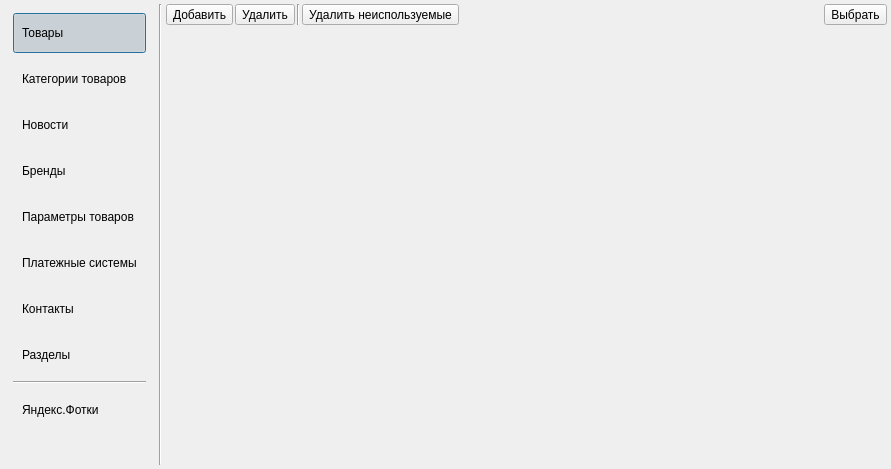
<?xml version="1.0" encoding="UTF-8"?>
<ui version="4.0">
 <class>FormLibImages</class>
 <widget class="QDialog" name="FormLibImages">
  <property name="geometry">
   <rect>
    <x>0</x>
    <y>0</y>
    <width>891</width>
    <height>469</height>
   </rect>
  </property>
  <property name="windowTitle">
   <string>Библиотека изображений</string>
  </property>
  <layout class="QGridLayout" name="gridLayout">
   <property name="leftMargin">
    <number>4</number>
   </property>
   <property name="topMargin">
    <number>4</number>
   </property>
   <property name="rightMargin">
    <number>4</number>
   </property>
   <property name="bottomMargin">
    <number>4</number>
   </property>
   <property name="spacing">
    <number>4</number>
   </property>
   <item row="0" column="0" rowspan="2">
    <widget class="QWidget" name="widgetSections" native="true">
     <layout class="QVBoxLayout" name="verticalLayoutSections">
      <item>
       <widget class="QPushButton" name="pushButtonProducts">
        <property name="minimumSize">
         <size>
          <width>0</width>
          <height>40</height>
         </size>
        </property>
        <property name="styleSheet">
         <string notr="true">text-align: left;
padding: 8px;</string>
        </property>
        <property name="text">
         <string>Товары</string>
        </property>
        <property name="checkable">
         <bool>true</bool>
        </property>
        <property name="checked">
         <bool>true</bool>
        </property>
        <property name="autoRepeatDelay">
         <number>300</number>
        </property>
        <property name="flat">
         <bool>true</bool>
        </property>
        <attribute name="buttonGroup">
         <string notr="true">buttonGroup</string>
        </attribute>
       </widget>
      </item>
      <item>
       <widget class="QPushButton" name="pushButtonGroupsProducts">
        <property name="minimumSize">
         <size>
          <width>0</width>
          <height>40</height>
         </size>
        </property>
        <property name="styleSheet">
         <string notr="true">text-align: left;
padding: 8px;</string>
        </property>
        <property name="text">
         <string>Категории товаров</string>
        </property>
        <property name="checkable">
         <bool>true</bool>
        </property>
        <property name="autoRepeatDelay">
         <number>300</number>
        </property>
        <property name="flat">
         <bool>true</bool>
        </property>
        <attribute name="buttonGroup">
         <string notr="true">buttonGroup</string>
        </attribute>
       </widget>
      </item>
      <item>
       <widget class="QPushButton" name="pushButtonNews">
        <property name="minimumSize">
         <size>
          <width>0</width>
          <height>40</height>
         </size>
        </property>
        <property name="styleSheet">
         <string notr="true">text-align: left;
padding: 8px;</string>
        </property>
        <property name="text">
         <string>Новости</string>
        </property>
        <property name="checkable">
         <bool>true</bool>
        </property>
        <property name="autoRepeatDelay">
         <number>300</number>
        </property>
        <property name="flat">
         <bool>true</bool>
        </property>
        <attribute name="buttonGroup">
         <string notr="true">buttonGroup</string>
        </attribute>
       </widget>
      </item>
      <item>
       <widget class="QPushButton" name="pushButtonBrands">
        <property name="minimumSize">
         <size>
          <width>0</width>
          <height>40</height>
         </size>
        </property>
        <property name="styleSheet">
         <string notr="true">text-align: left;
padding: 8px;</string>
        </property>
        <property name="text">
         <string>Бренды</string>
        </property>
        <property name="checkable">
         <bool>true</bool>
        </property>
        <property name="autoRepeatDelay">
         <number>300</number>
        </property>
        <property name="flat">
         <bool>true</bool>
        </property>
        <attribute name="buttonGroup">
         <string notr="true">buttonGroup</string>
        </attribute>
       </widget>
      </item>
      <item>
       <widget class="QPushButton" name="pushButtonFeatures">
        <property name="minimumSize">
         <size>
          <width>0</width>
          <height>40</height>
         </size>
        </property>
        <property name="styleSheet">
         <string notr="true">text-align: left;
padding: 8px;</string>
        </property>
        <property name="text">
         <string>Параметры товаров</string>
        </property>
        <property name="checkable">
         <bool>true</bool>
        </property>
        <property name="autoRepeatDelay">
         <number>300</number>
        </property>
        <property name="autoRepeatInterval">
         <number>100</number>
        </property>
        <property name="flat">
         <bool>true</bool>
        </property>
        <attribute name="buttonGroup">
         <string notr="true">buttonGroup</string>
        </attribute>
       </widget>
      </item>
      <item>
       <widget class="QPushButton" name="pushButtonShopPayment">
        <property name="minimumSize">
         <size>
          <width>0</width>
          <height>40</height>
         </size>
        </property>
        <property name="styleSheet">
         <string notr="true">text-align: left;
padding: 8px;</string>
        </property>
        <property name="text">
         <string>Платежные системы</string>
        </property>
        <property name="checkable">
         <bool>true</bool>
        </property>
        <property name="autoRepeatDelay">
         <number>300</number>
        </property>
        <property name="autoRepeatInterval">
         <number>100</number>
        </property>
        <property name="flat">
         <bool>true</bool>
        </property>
        <attribute name="buttonGroup">
         <string notr="true">buttonGroup</string>
        </attribute>
       </widget>
      </item>
      <item>
       <widget class="QPushButton" name="pushButtonContacts">
        <property name="minimumSize">
         <size>
          <width>0</width>
          <height>40</height>
         </size>
        </property>
        <property name="styleSheet">
         <string notr="true">text-align: left;
padding: 8px;</string>
        </property>
        <property name="text">
         <string>Контакты</string>
        </property>
        <property name="checkable">
         <bool>true</bool>
        </property>
        <property name="autoRepeatDelay">
         <number>300</number>
        </property>
        <property name="autoRepeatInterval">
         <number>100</number>
        </property>
        <property name="flat">
         <bool>true</bool>
        </property>
        <attribute name="buttonGroup">
         <string notr="true">buttonGroup</string>
        </attribute>
       </widget>
      </item>
      <item>
       <widget class="QPushButton" name="pushButtonSESections">
        <property name="minimumSize">
         <size>
          <width>0</width>
          <height>40</height>
         </size>
        </property>
        <property name="styleSheet">
         <string notr="true">text-align: left;
padding: 8px;</string>
        </property>
        <property name="text">
         <string>Разделы</string>
        </property>
        <property name="checkable">
         <bool>true</bool>
        </property>
        <property name="autoRepeatDelay">
         <number>300</number>
        </property>
        <property name="autoRepeatInterval">
         <number>100</number>
        </property>
        <property name="flat">
         <bool>true</bool>
        </property>
        <attribute name="buttonGroup">
         <string notr="true">buttonGroup</string>
        </attribute>
       </widget>
      </item>
      <item>
       <widget class="Line" name="lineYandexPhotos">
        <property name="orientation">
         <enum>Qt::Horizontal</enum>
        </property>
       </widget>
      </item>
      <item>
       <widget class="QPushButton" name="pushButtonYandexPhotos">
        <property name="minimumSize">
         <size>
          <width>0</width>
          <height>40</height>
         </size>
        </property>
        <property name="styleSheet">
         <string notr="true">text-align: left;
padding: 8px;</string>
        </property>
        <property name="text">
         <string>Яндекс.Фотки</string>
        </property>
        <property name="icon">
         <iconset resource="../res.qrc">
          <normaloff>:/128/icons/128x128/yandex-photos.png</normaloff>:/128/icons/128x128/yandex-photos.png</iconset>
        </property>
        <property name="iconSize">
         <size>
          <width>24</width>
          <height>24</height>
         </size>
        </property>
        <property name="checkable">
         <bool>true</bool>
        </property>
        <property name="autoRepeatDelay">
         <number>300</number>
        </property>
        <property name="autoRepeatInterval">
         <number>100</number>
        </property>
        <property name="flat">
         <bool>true</bool>
        </property>
        <attribute name="buttonGroup">
         <string notr="true">buttonGroup</string>
        </attribute>
       </widget>
      </item>
      <item>
       <spacer name="verticalSpacer">
        <property name="orientation">
         <enum>Qt::Vertical</enum>
        </property>
        <property name="sizeHint" stdset="0">
         <size>
          <width>20</width>
          <height>40</height>
         </size>
        </property>
       </spacer>
      </item>
     </layout>
    </widget>
   </item>
   <item row="0" column="1" rowspan="2">
    <widget class="Line" name="line_2">
     <property name="orientation">
      <enum>Qt::Vertical</enum>
     </property>
    </widget>
   </item>
   <item row="0" column="2">
    <layout class="QHBoxLayout" name="horizontalLayout">
     <property name="spacing">
      <number>2</number>
     </property>
     <item>
      <widget class="QToolButton" name="toolButtonAdd">
       <property name="toolTip">
        <string>Добавить изображения из файлов</string>
       </property>
       <property name="text">
        <string>Добавить</string>
       </property>
       <property name="icon">
        <iconset resource="../res.qrc">
         <normaloff>:/32/icons/32x32/add.png</normaloff>:/32/icons/32x32/add.png</iconset>
       </property>
       <property name="iconSize">
        <size>
         <width>24</width>
         <height>24</height>
        </size>
       </property>
       <property name="toolButtonStyle">
        <enum>Qt::ToolButtonTextBesideIcon</enum>
       </property>
      </widget>
     </item>
     <item>
      <widget class="QToolButton" name="toolButtonDelete">
       <property name="toolTip">
        <string>Удалить выбранные изображения</string>
       </property>
       <property name="text">
        <string>Удалить</string>
       </property>
       <property name="icon">
        <iconset resource="../res.qrc">
         <normaloff>:/32/icons/32x32/delete.png</normaloff>:/32/icons/32x32/delete.png</iconset>
       </property>
       <property name="iconSize">
        <size>
         <width>24</width>
         <height>24</height>
        </size>
       </property>
       <property name="toolButtonStyle">
        <enum>Qt::ToolButtonIconOnly</enum>
       </property>
      </widget>
     </item>
     <item>
      <widget class="Line" name="line">
       <property name="orientation">
        <enum>Qt::Vertical</enum>
       </property>
      </widget>
     </item>
     <item>
      <widget class="QToolButton" name="toolButtonRemoveUnused">
       <property name="toolTip">
        <string>Удалить неиспользуемые изображения</string>
       </property>
       <property name="text">
        <string>Удалить неиспользуемые</string>
       </property>
       <property name="icon">
        <iconset resource="../res.qrc">
         <normaloff>:/32/icons/32x32/clear-32.png</normaloff>:/32/icons/32x32/clear-32.png</iconset>
       </property>
       <property name="iconSize">
        <size>
         <width>24</width>
         <height>24</height>
        </size>
       </property>
       <property name="toolButtonStyle">
        <enum>Qt::ToolButtonTextBesideIcon</enum>
       </property>
      </widget>
     </item>
     <item>
      <spacer name="horizontalSpacer">
       <property name="orientation">
        <enum>Qt::Horizontal</enum>
       </property>
       <property name="sizeHint" stdset="0">
        <size>
         <width>40</width>
         <height>20</height>
        </size>
       </property>
      </spacer>
     </item>
     <item>
      <widget class="QToolButton" name="toolButtonSelect">
       <property name="toolTip">
        <string>Выбрать изображения</string>
       </property>
       <property name="text">
        <string>Выбрать</string>
       </property>
       <property name="icon">
        <iconset resource="../res.qrc">
         <normaloff>:/64/icons/64x64/select.png</normaloff>:/64/icons/64x64/select.png</iconset>
       </property>
       <property name="iconSize">
        <size>
         <width>24</width>
         <height>24</height>
        </size>
       </property>
       <property name="toolButtonStyle">
        <enum>Qt::ToolButtonTextBesideIcon</enum>
       </property>
      </widget>
     </item>
    </layout>
   </item>
   <item row="1" column="2">
    <widget class="QStackedWidget" name="stackedWidget">
     <property name="currentIndex">
      <number>-1</number>
     </property>
    </widget>
   </item>
  </layout>
 </widget>
 <resources>
  <include location="../res.qrc"/>
 </resources>
 <connections/>
 <buttongroups>
  <buttongroup name="buttonGroup"/>
 </buttongroups>
</ui>
